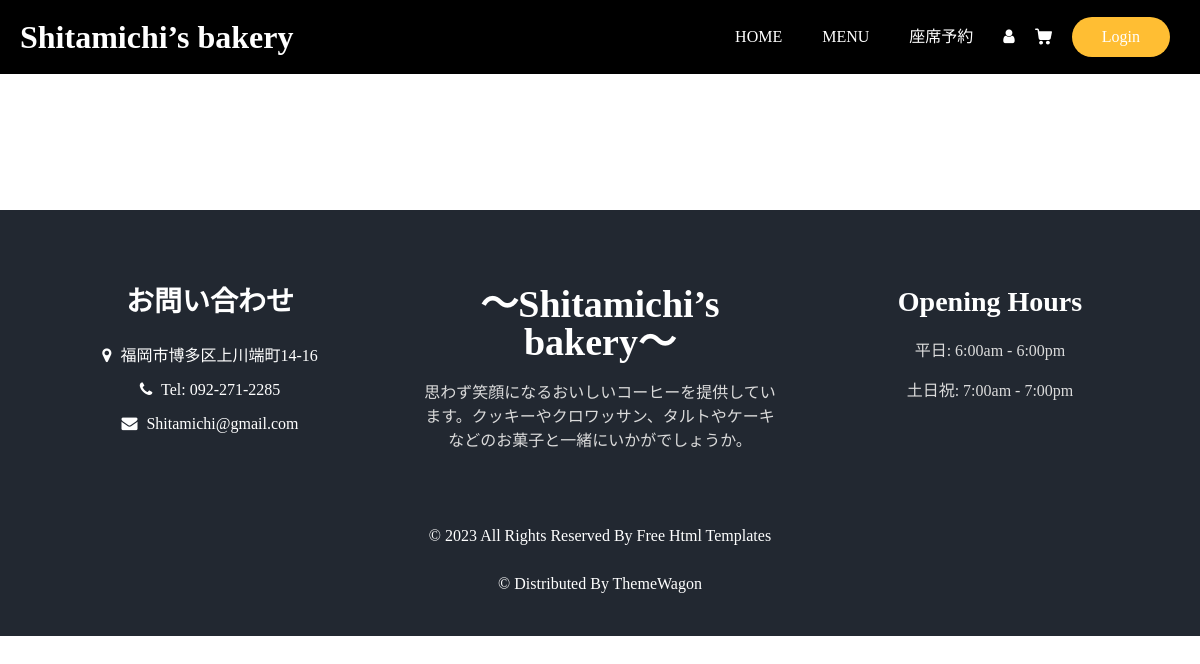
Before: /dm.php with the older database file.
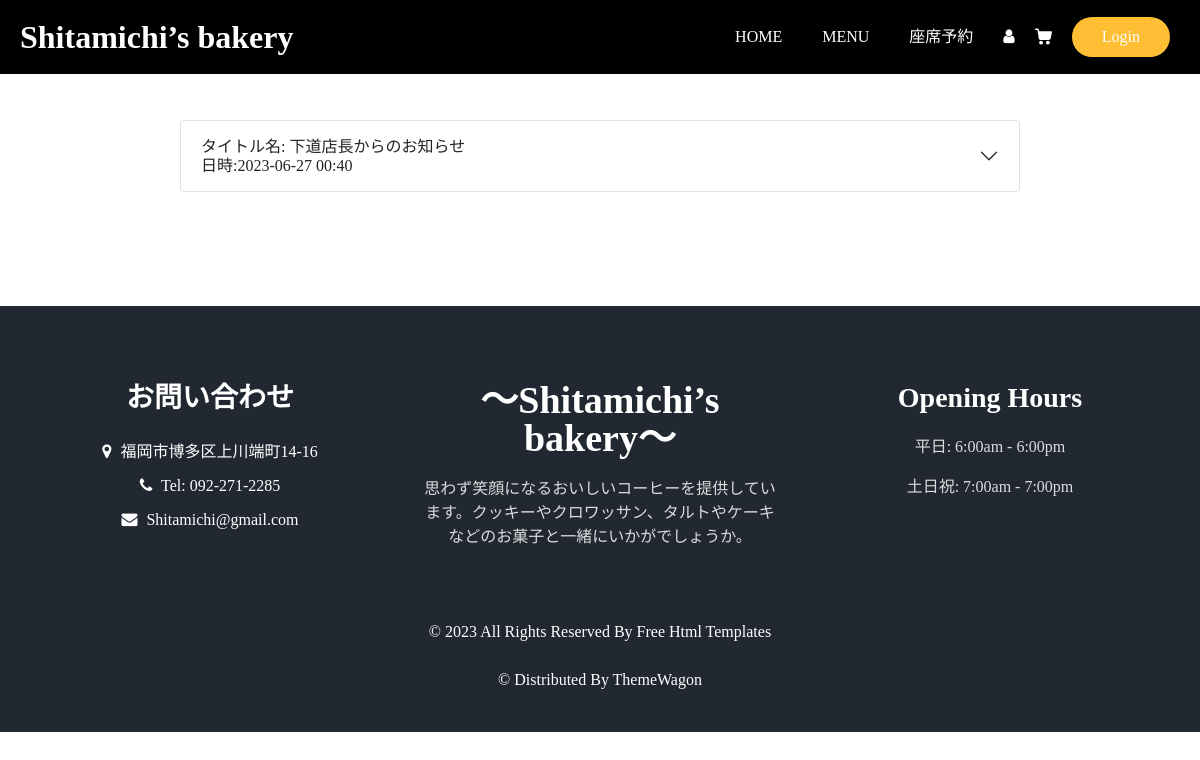
After: the same page with the newer database file.
### tables this page shows
create table dm (
    dm_id int auto_increment primary key,
    title varchar(100) not null,
    content varchar(500) not null,
    TimeStamp_id TIMESTAMP DEFAULT CURRENT_TIMESTAMP
);

### dm.php (the view, shortened to what this page needs)
<?php require 'header.php'; ?>
<section class="book_section layout_padding customer_section">
    <div class="container2">
        <div class="col-md-12">
            <?php
            $dmList = $pdo->query('SELECT * FROM dm ORDER BY dm_id DESC')->fetchAll();
            foreach ($dmList as $row) {
                echo '<div class="accordion" id="accordionExample">';
                echo '<div class="accordion-item">';
                echo '<h3 class="accordion-header" id="heading' . $row["dm_id"] . '">';
                echo '<button class="accordion-button collapsed" type="button" data-bs-toggle="collapse" data-bs-target="#collapse' . $row["dm_id"] . '" aria-expanded="false" aria-controls="collapse' . $row["dm_id"] . '">';
                echo 'タイトル名: ' . $row["title"].'<br>日時:'.date('Y-m-d H:i', strtotime($row["TimeStamp_id"]));
                echo '</button>';
                echo '</h3>';
                echo '</div>';
                echo '</div>';
                echo "<br>";
            }
            ?>
        </div>
    </div>
</section>
<?php require 'footer.php'; ?>

### header.php (shortened to what this page needs)
<!DOCTYPE html>
<html lang="ja">
<head>
  <link href="css\login.css" rel="stylesheet" type="text/css" media="all">
  <link href="https://cdn.jsdelivr.net/npm/bootstrap@5.0.2/dist/css/bootstrap.min.css" rel="stylesheet">
  <link rel="stylesheet" type="text/css" href="css/bootstrap.css" />
  <link rel="stylesheet" type="text/css" href="https://cdnjs.cloudflare.com/ajax/libs/OwlCarousel2/2.3.4/assets/owl.carousel.min.css" />
  <link rel="stylesheet" href="https://cdnjs.cloudflare.com/ajax/libs/jquery-nice-select/1.1.0/css/nice-select.min.css" />
  <link href="css/font-awesome.min.css" rel="stylesheet" />
  <link href="css/responsive.css" rel="stylesheet" />
  <link href="css/style2.css" rel="stylesheet" />
</head>
<body>
  <div class="sub_page">
  <div class="hero_area">
    <div class="bg-box">
    </div>
        <header class="header_section">
            <div class="container">
              <nav class="navbar navbar-expand-lg custom_nav-container fixed-top">
                <a class="navbar-brand" href="index.php">
                  <span>
                    Shitamichi’s bakery
                  </span>
                </a>
                <div class="collapse navbar-collapse" id="navbarSupportedContent">
                  <ul class="navbar-nav  mx-auto ">
                    <li class="nav-item">
                      <a class="nav-link" href="index.php">Home</a>
                    </li>
                    <li class="nav-item">
                      <a class="nav-link" href="menu.php">Menu</a>
                    </li>
                    <li class="nav-item">
                      <a class="nav-link" href="zaseki3.php">座席予約</a>
                    </li>
                  </ul>
                  <div class="user_option">
                    <?php
                    if (isset($_SESSION['customer'])) {
                      echo '<a class="nav-link" href="dm.php">お知らせ</a>';
                      echo '<a href="account.php" class="user_link">';
                      echo '<i class="fa fa-user" aria-hidden="true"></i>';
                      echo '</a>';
                    } else {
                      echo '<a href="login.php" class="user_link">';
                      echo '<i class="fa fa-user" aria-hidden="true"></i>';
                      echo '</a>';
                    }
                    ?>
                    <a class="cart_link" href="cart.php">
                    </a>
                    <?php
                    if (isset($_SESSION['customer'])) {
                      echo '<a href="account.php" class="order_online">';
                      echo 'Account';
                      echo '</a>';
                    } else {
                      echo '<a href="login.php" class="order_online">';
                      echo 'Login';
                      echo '</a>';
                    }
                    ?>
                  </div>
                </div>
              </nav>
            </div>
          </header>
    </div>
  </div>

### footer.php (shortened to what this page needs)
  <footer class="footer_section">
    <div class="container">
      <div class="row">
        <div class="col-md-4 footer-col">
          <div class="footer_contact">
            <h4>
              お問い合わせ
            </h4>
            <div class="contact_link_box">
              <a href="https://goo.gl/maps/CTxv7hbXwF9R5Jiy9?coh=178571&entry=tt" target="_blank">
                <i class="fa fa-map-marker" aria-hidden="true"></i>
                <span>
                  福岡市博多区上川端町14-16
                </span>
              </a>
              <a href="tel:092-271-2285">
                <i class="fa fa-phone" aria-hidden="true"></i>
                <span>
                  Tel: 092-271-2285
                </span>
              </a>
              <a href="mailto:Shitamichi@gmail.com">
                <i class="fa fa-envelope" aria-hidden="true"></i>
                <span>
                  Shitamichi@gmail.com
                </span>
              </a>
            </div>
          </div>
        </div>
        <div class="col-md-4 footer-col">
          <div class="footer_detail">
            <a href="" class="footer-logo">
              ～Shitamichi’s bakery～
            </a>
            <p>
              思わず笑顔になるおいしいコーヒーを提供しています。クッキーやクロワッサン、タルトやケーキなどのお菓子と一緒にいかがでしょうか。
            </p>
          </div>
        </div>
        <div class="col-md-4 footer-col">
          <h4>
            Opening Hours
          </h4>
          <p>
            平日: 6:00am - 6:00pm
          </p>
          <p>
            土日祝: 7:00am - 7:00pm
          </p>
        </div>
      </div>
      <div class="footer-info">
        <p>
          &copy; <span id="displayYear"></span> All Rights Reserved By
          <a href="https://html.design/">Free Html Templates</a><br><br>
          &copy; <span id="displayYear"></span> Distributed By
          <a href="https://themewagon.com/" target="_blank">ThemeWagon</a>
        </p>
      </div>
    </div>
  </footer>
</body>
</html>

### css/responsive.css (style rules this page uses)
@media (min-width: 1200px) { .container { max-width: 1170px; } }

### css/style2.css (style rules this page uses)
body { font-family: "Open Sans", sans-serif; color: #0c0c0c; background-color: #ffffff; overflow-x: hidden; }
.layout_padding { padding: 90px 0; }
a, a:hover, a:focus { text-decoration: none; }
.hero_area { position: relative; min-height: 100vh; display: -webkit-box; display: -ms-flexbox; display: flex; -webkit-box-orient: vertical; -webkit-box-direction: normal; -ms-flex-direction: column; flex-direction: column; }
.bg-box { position: absolute; top: 0; left: 0; width: 100%; height: 100%; }
.sub_page .hero_area { min-height: auto; }
.sub_page .hero_area .bg-box { position: absolute; top: 0; left: 0; width: 100%; height: 100%; }
.header_section { padding: 15px 0; }
.navbar-brand span { font-weight: bold; font-size: 32px; color: #ffffff; }
.custom_nav-container { padding: 0; }
.custom_nav-container .navbar-nav { padding-left: 18%; }
.custom_nav-container .navbar-nav .nav-item .nav-link { padding: 5px 20px; color: #ffffff; text-align: center; text-transform: uppercase; border-radius: 5px; -webkit-transition: all 0.3s; transition: all 0.3s; }
.user_option { display: -webkit-box; display: -ms-flexbox; display: flex; -webkit-box-align: center; -ms-flex-align: center; align-items: center; }
.user_option a { margin: 0 10px; }
.user_option .user_link { color: #ffffff; }
.user_option .cart_link { display: -webkit-box; display: -ms-flexbox; display: flex; -webkit-box-pack: center; -ms-flex-pack: center; justify-content: center; -webkit-box-align: center; -ms-flex-align: center; align-items: center; }
.user_option .cart_link svg { width: 17px; height: auto; fill: #ffffff; margin-bottom: 2px; }
.user_option .order_online { display: inline-block; padding: 8px 30px; background-color: #ffbe33; color: #ffffff; border-radius: 45px; -webkit-transition: all 0.3s; transition: all 0.3s; border: none; }
.book_section { position: relative; }
.footer_section { background-color: #222831; color: #ffffff; padding: 75px 0 40px 0; text-align: center; }
.footer_section h4 { font-size: 28px; }
.footer_section h4, .footer_section .footer-logo { font-weight: 600; margin-bottom: 20px; }
.footer_section p { color: #dbdbdb; }
.footer_section .footer-col { margin-bottom: 30px; }
.footer_section .footer_contact .contact_link_box { display: -webkit-box; display: -ms-flexbox; display: flex; -webkit-box-orient: vertical; -webkit-box-direction: normal; -ms-flex-direction: column; flex-direction: column; }
.footer_section .footer_contact .contact_link_box a { margin: 5px 0; color: #ffffff; }
.footer_section .footer_contact .contact_link_box a i { margin-right: 5px; }
.footer_section .footer-logo { display: block; font-weight: bold; font-size: 38px; line-height: 1; color: #ffffff; }
.footer_section .footer-info { text-align: center; margin-top: 25px; }
.footer_section .footer-info p { color: #ffffff; margin: 0; }
.footer_section .footer-info p a { color: inherit; }
body { font-family: uzuraFont; }
.navbar { background-color: #000000; padding: 8px 20px; }

Changed rows visible on the page:
added dm: title "下道店長からのお知らせ", TimeStamp "2023-06-27 00:40"
